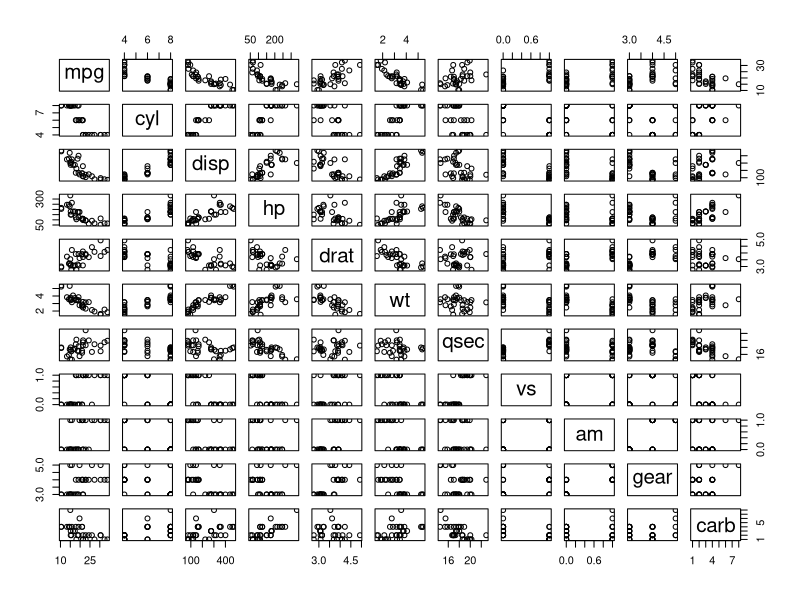
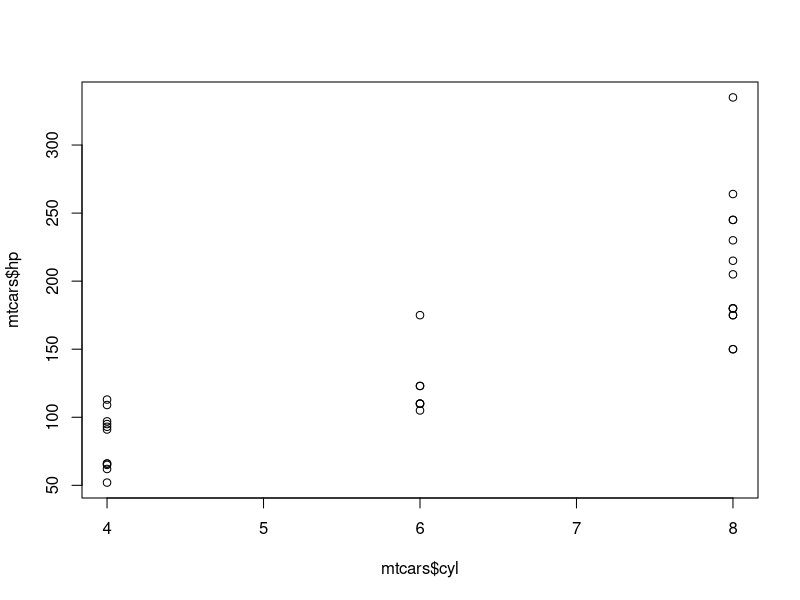
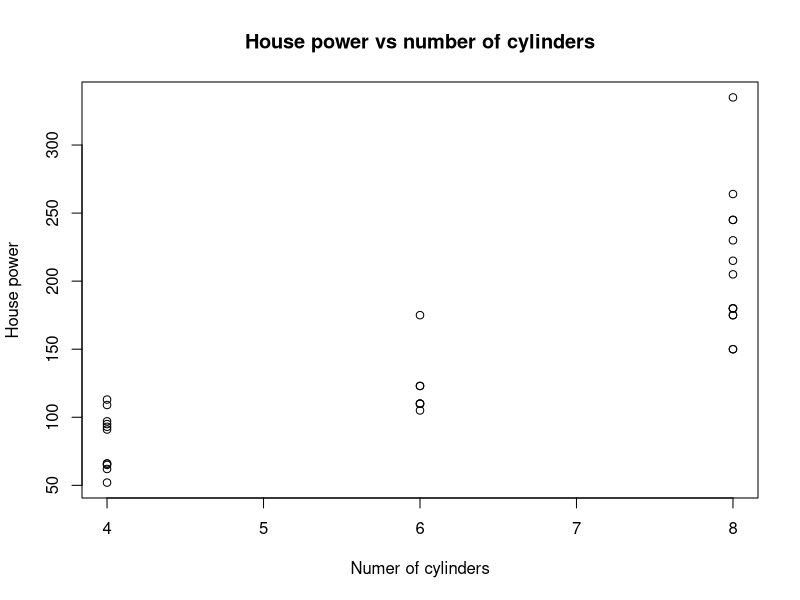
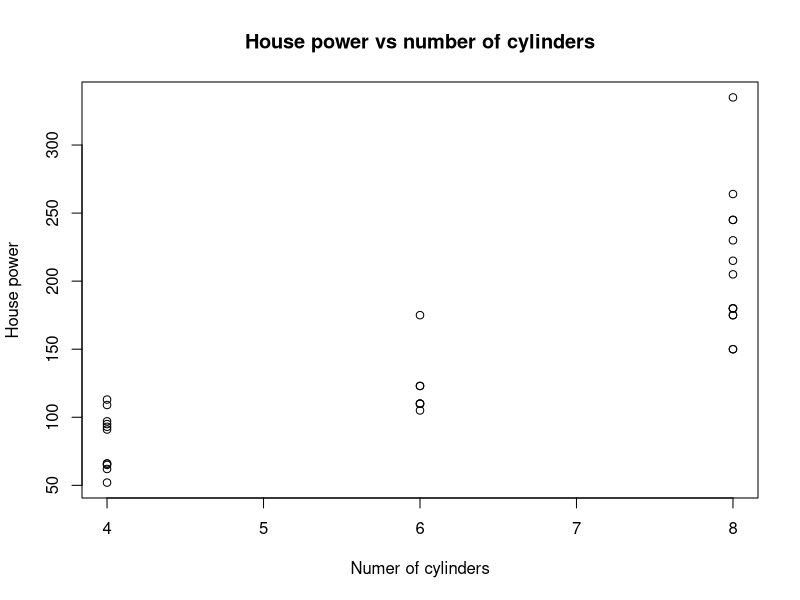
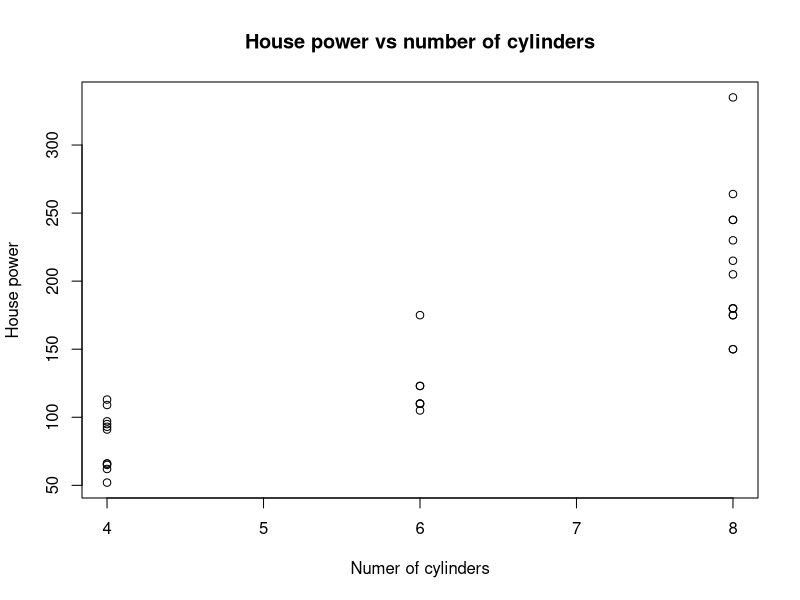
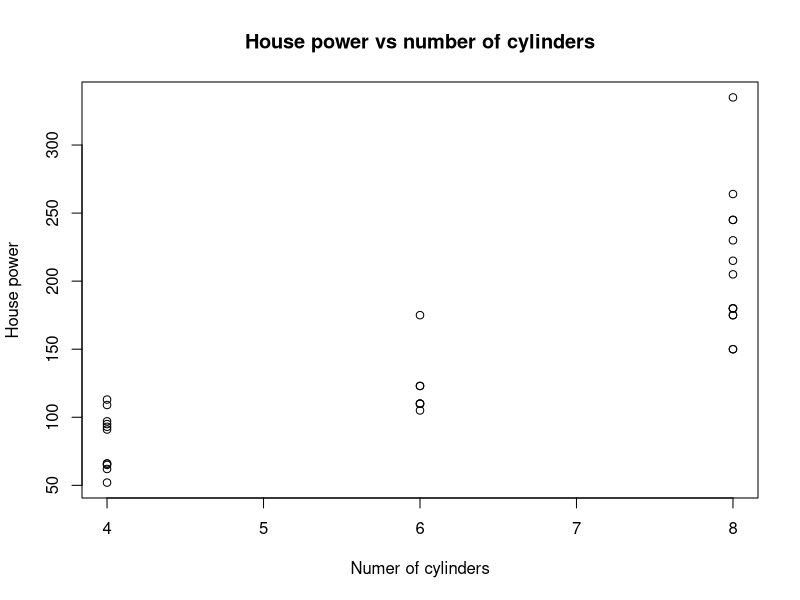

R code for these plots, in order:
## ---- chunk 1
text1 <- c("```{r}",
           "summary(mtcars)",
           "```")

cat(text1, sep = "\n")
## ---- chunk 2
summary(mtcars)
## ---- chunk 3
text1 <- c("```{r}",
           "plot(mtcars)",
           "```")

cat(text1, sep = "\n")
## ---- chunk 4
plot(mtcars)
## ---- chunk 5
text1 <- c("```{r}",
           "plot(mtcars$cyl, mtcars$hp)",
           "```")

cat(text1, sep = "\n")
## ---- chunk 6
plot(mtcars$cyl, mtcars$hp)
## ---- chunk 7
text1 <- c("```{r}",
           "plot(mtcars$cyl,
           mtcars$hp,
           main='House power vs number of cylinders',
           xlab = 'Numer of cylinders',
           ylab='House power')",
           "```")

cat(text1, sep = "\n")
## ---- chunk 8
plot(mtcars$cyl,
     mtcars$hp,
     main='House power vs number of cylinders',
     xlab = 'Numer of cylinders',
     ylab='House power')
## ---- chunk 9
plot(mtcars$cyl,
     mtcars$hp,
     main='House power vs number of cylinders',
     xlab = 'Numer of cylinders',
     ylab='House power')
## ---- chunk 10
text1 <- c("```{r fig.height = 4, fig.width = 4}",
           "plot(mtcars$cyl,
           mtcars$hp,
           main='House power vs number of cylinders',
           xlab = 'Numer of cylinders',
           ylab='House power')",
           "```")

cat(text1, sep = "\n")
## ---- chunk 11
plot(mtcars$cyl,
     mtcars$hp,
     main='House power vs number of cylinders',
     xlab = 'Numer of cylinders',
     ylab='House power')
## ---- chunk 12
plot(mtcars$cyl,
     mtcars$hp,
     main='House power vs number of cylinders',
     xlab = 'Numer of cylinders',
     ylab='House power')
## ---- chunk 13
text <- c("```{r}",
          "sentence <- c('Let', 'the', 'computer', 'do', 'the', 'work')",
          "",
          "for(word in sentence){",
          "  print(word)",
          "}",
          "```")

cat(text, sep = "\n")
## ---- chunk 14
sentence <- c("Let", "the", "computer", "do", "the", "work")

for(word in sentence){
  print(word)
}
## ---- chunk 15
sentence <- c("Let", "the", "computer", "do", "the", "work")

for(word in sentence){
  print(word)
}
## ---- chunk 16
text <- c("```{r child = 'child_chunk_example.Rmd'}",
          "sentence <- c('Let', 'the', 'computer', 'do', 'the', 'work')",
          "",
          "for(word in sentence){",
          "  print(word)",
          "}",
          "```")

cat(text, sep = "\n")
## ---- chunk 17

sentence <- c("Let", "the", "computer", "do", "the", "work")

for(word in sentence){
  print(word)
}
